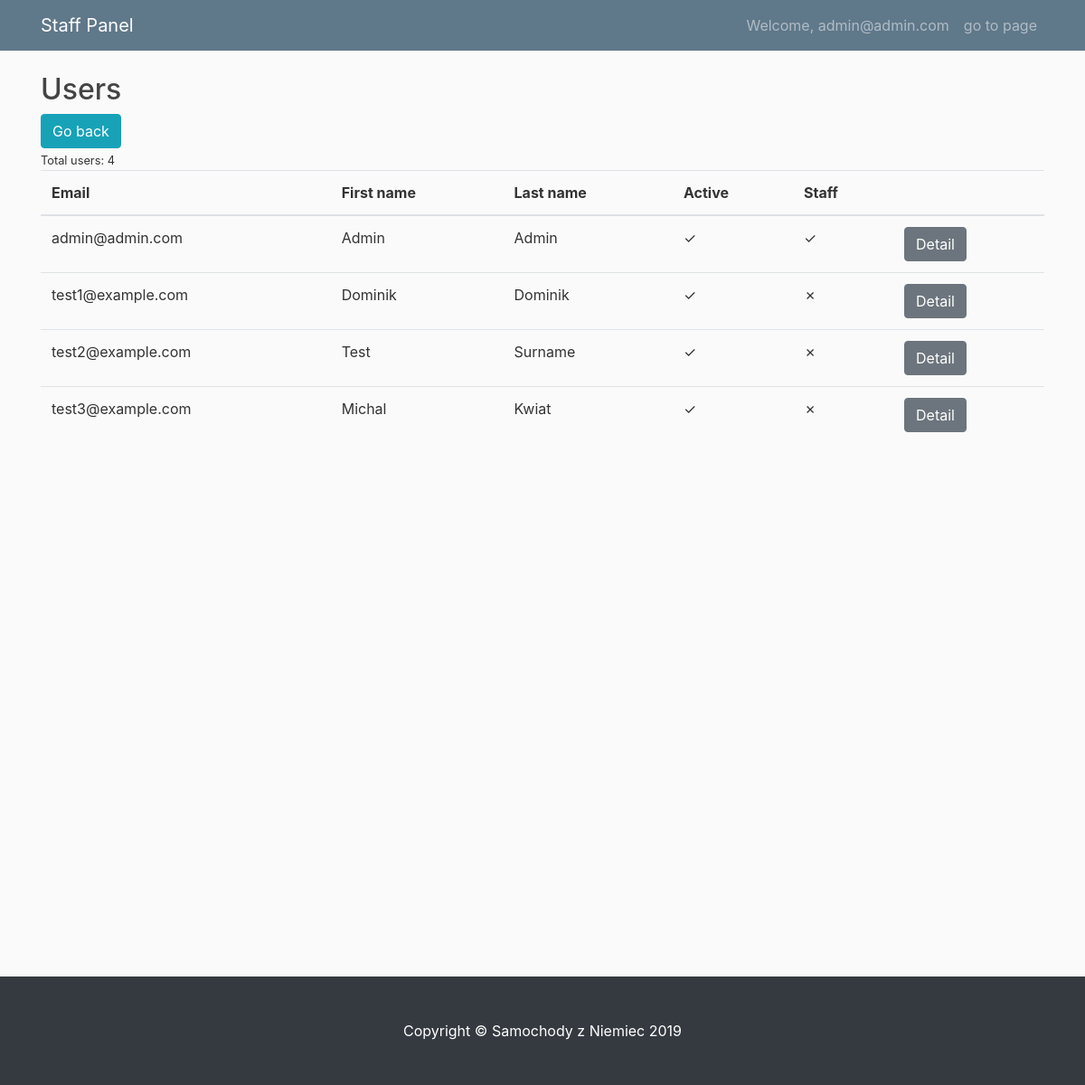
The app's page /staff/user_list (signed in) with its own data.
### account/models.py (models this page shows, shortened)
class User(AbstractBaseUser):
    email = models.EmailField(max_length=255, unique=True)
    is_active = models.BooleanField(default=True)  # can login
    is_staff = models.BooleanField(default=False)  # staff user non superuser
    is_admin = models.BooleanField(default=False)  # superuser
    created = models.DateTimeField(auto_now_add=True)
    updated = models.DateTimeField(auto_now=True)
    orders = models.ManyToManyField("orders.Order")
    first_name = models.CharField(max_length=100)
    last_name = models.CharField(max_length=100)
    phone = models.CharField(max_length=100, null=True)
    street = models.CharField(max_length=100, null=True)
    city = models.CharField(max_length=100, null=True)
    province = models.CharField(max_length=100, null=True, blank=True)
    code = models.CharField(max_length=100, null=True)
    country = models.CharField(max_length=100, null=True)
    USERNAME_FIELD = "email"  # username
    REQUIRED_FIELDS = []
    objects = UserManager()

### staff/decorators.py (the view)
    def wrap(request, *args, **kwargs):
        if request.user.is_authenticated and request.user.is_staff:
            return func(request, *args, **kwargs)
        elif request.user.is_authenticated:
            return redirect("shop:index")
        else:
            return redirect("account:login")

### cart/context_processors.py (called while the page is built)
def cart(request):
    return {'cart': Cart(request)}

### staff/templates/staff/user_list.html
{% extends 'staff/base.html' %}
{% load crispy_forms_tags %}
{% block content %}
<div class="row">
    <div class="col">
        <div>
            <h2>Users</h2>
        </div>
        <div class="row">
            <div class="col">
                <a href="{% url 'staff:panel'%}" class="btn btn-info">Go back</a>
            </div>
        </div>
        {% with users.count as total_users %}
        <small>Total users: {{total_users}} </small>
        {% endwith%}
        <table class="table table-hover">
            <thead>
                <tr>
                    <th scope="col">Email</th>
                    <th scope="col">First name</th>
                    <th scope="col">Last name</th>
                    <th scope="col">Active</th>
                    <th scope="col">Staff</th>
                    <th scope="col"></th>
                </tr>
            </thead>
            <tbody>
                {% for user in users%}
                <tr>
                    <td> {{user.email}} </td>
                    <td> {% if user.first_name %}{{user.first_name}}
                        {% else %}
                        empty
                        {% endif%}</td>
                    <td>{% if user.last_name %}{{user.last_name}}
                        {% else %}
                        empty
                        {% endif%}</td>
                    <td>{% if user.is_active %} &check;
                        {% else %}
                        &cross;
                        {% endif%}</td>
                    <td>{% if user.is_staff %} &check;
                        {% else %}
                        &cross;
                        {% endif%}</td>
                    <td><a href="{% url 'staff:user_detail' pk=user.pk%}" class="btn btn-secondary">Detail</a>
                    </td>
                </tr>
                {% endfor %}
            </tbody>
        </table>
    </div>
</div>
{% endblock %}

### staff/templates/staff/base.html (shortened to what this page needs)
{% load static %}
<!DOCTYPE html>
<html lang="en">
<head>
    <link rel="stylesheet" href="https://maxcdn.bootstrapcdn.com/bootstrap/4.0.0/css/bootstrap.min.css"
>
    <link href="{% static 'css/shop.css' %}" rel="stylesheet">
</head>
<body>
    <nav class="navbar navbar-expand-md navbar-dark bg-steel fixed-top">
        <div class="container">
            <a class="navbar-brand mr-4" href="{% url 'staff:panel' %}">Staff Panel</a>
            <div class="collapse navbar-collapse" id="navbarToggle">
                <div class="navbar-nav">
                    <a class="nav-item nav-link" href="{% url 'account:profile'%}">
                        Welcome, {{ user.email }}
                    </a>
                    <a class="nav-item nav-link" href="{% url 'shop:index'%}"> go to page </a>
                </div>
            </div>
        </div>
    </nav>
    <div class="container" style="min-height: 1000px;">
        {% block content%}
        {% endblock%}
    </div>
    <footer class="py-5 bg-dark">
        <div class="container">
            <p class="m-0 text-center text-white">Copyright &copy; Samochody z Niemiec 2019</p>
        </div>
    </footer>
</body>
</html>

### shop/static/css/shop.css (style rules this page uses)
body { background: #fafafa; color: #333333; margin-top: 5rem; }
h1, h2, h3, h4, h5, h6 { color: #444444; }
.bg-steel { background-color: #5f788a; }

### records on screen
User: email "admin@admin.com", first_name "Admin", last_name "Admin"
User: email "test1@example.com", first_name "Dominik", last_name "Dominik"
User: email "test2@example.com", first_name "Test", last_name "Surname"
User: email "test3@example.com", first_name "Michal", last_name "Kwiat"

### other values on screen
{{ total_users }} "4"
